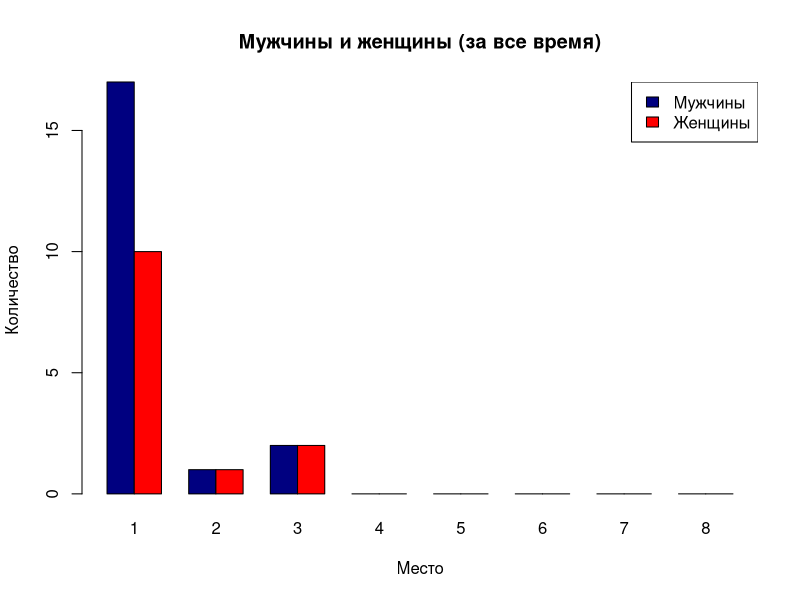
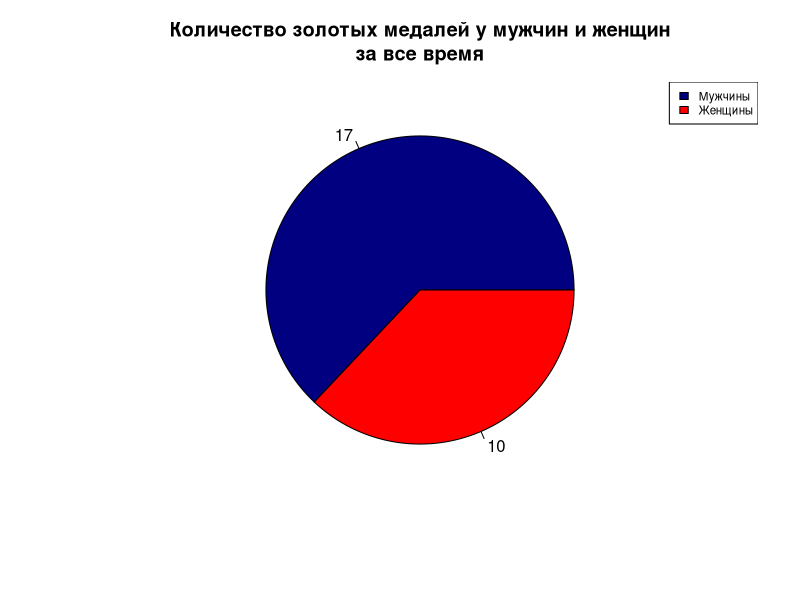
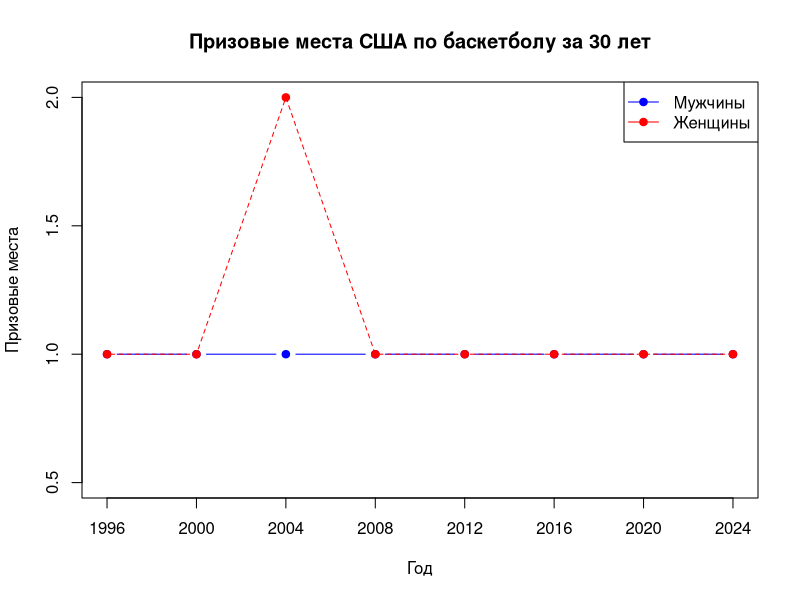
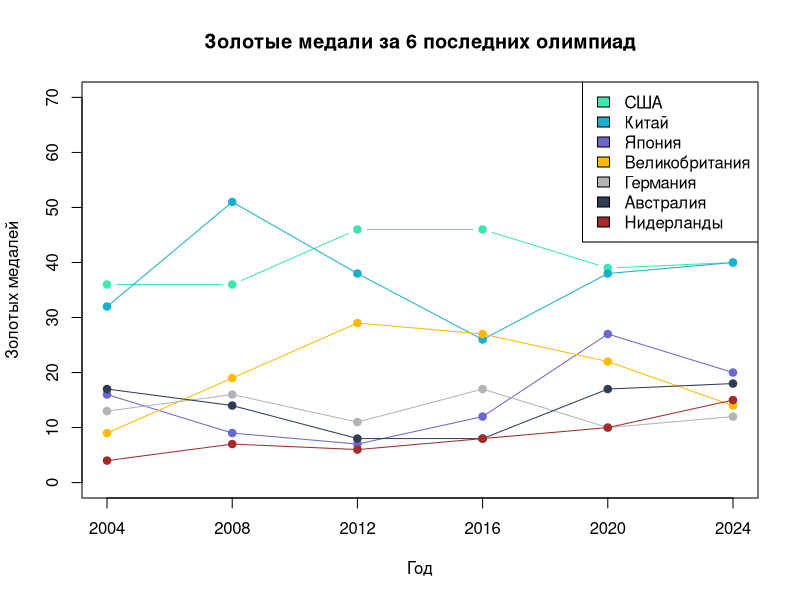
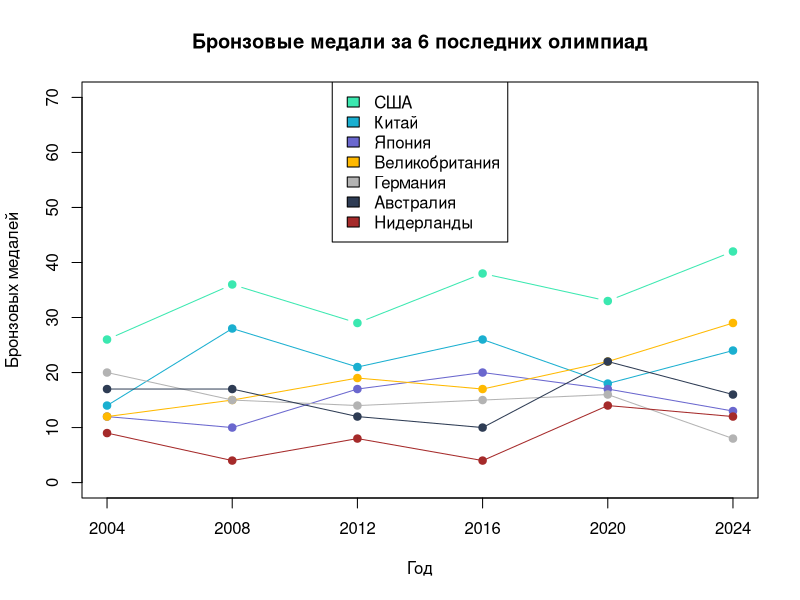
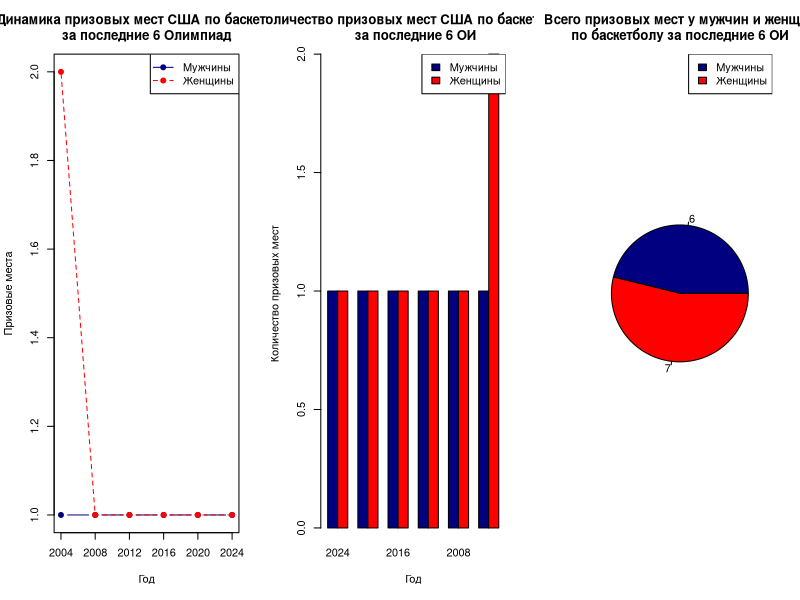

Reproduce these figures in R, in order.
library(readxl)
library(openxlsx)
setwd("C:/Users/Administrator/Desktop/study/big-data/lab3")

# 1
men <- read_excel("men.xlsx", sheet = 1)
women <- read_excel("women.xlsx", sheet = 1)

# 2
# столбчатая диаграмма
stat_men <- colSums(men[,-1])
stat_women <- colSums(women[,-1])
men_women <- rbind(stat_men, stat_women)

barplot(height = men_women, beside = TRUE, xlab = "Место", ylab = "Количество", names.arg = 1:8, col = c("navyblue", "red"), main = "Мужчины и женщины (за все время)")
legend("topright", legend = c("Мужчины", "Женщины"), fill = c("navyblue", "red"))

# круговая диаграмма
first_men <- men[, c(1, 2)][men$`1` > 0, ]
first_women <- women[, c(1, 2)][women$`1` > 0, ]

gold_men <- sum(first_men$`1`)
gold_women <- sum(first_women$`1`)
gold_sum <- c(gold_men, gold_women)

pie(gold_sum, labels = gold_sum, col = c("navyblue", "red"), cex = 1, main = "Количество золотых медалей у мужчин и женщин\nза все время")
legend("topright", cex=0.7, legend = c("Мужчины", "Женщины"), fill = c("navyblue", "red"))

# функциональный график
start_year <- max(men$year) - 30
men_30 <- men[men$year >= start_year, ]
women_30 <- women[women$year >= start_year, ]

prize_men <- data.frame(Год=men_30$year, Призовые=rowSums(men_30[, 2:4]))
prize_women <- data.frame(Год=women_30$year, Призовые=rowSums(women_30[, 2:4]))

par(mfrow=c(1,1))
plot(prize_men$Год, prize_men$Призовые, type="b", pch=19, col="blue", 
     xaxt="n", ylim=c(0.5, max(c(prize_men$Призовые, prize_women$Призовые))),
     main="Призовые места США по баскетболу за 30 лет", xlab="Год", ylab="Призовые места")
lines(prize_women$Год, prize_women$Призовые, type="o", pch=19, col="red", lty=2)
legend("topright", legend=c("Мужчины", "Женщины"), col=c("blue", "red"), lty=1, pch=19)
axis(side=1, at=prize_men$Год)

# 3
# графики изменения
gold_medals <- read_excel("gold_medals.xlsx")
bronze_medals <- read_excel("bronze_medals.xlsx")

# золото
plot(gold_medals$Год, gold_medals$США, type="b", pch=19, col="#3be8b0", xaxt="n", ylim=c(0,70), 
     xlab="Год", ylab="Золотых медалей", main="Золотые медали за 6 последних олимпиад")
lines(gold_medals$Год, gold_medals$Китай, type="o", pch=19, col="#1aafd0")
lines(gold_medals$Год, gold_medals$Япония, type="o", pch=19, col="#6a67ce")
lines(gold_medals$Год, gold_medals$Великобритания, type="o", pch=19, col="#ffb900")
lines(gold_medals$Год, gold_medals$Германия, type="o", pch=19, col="gray70")
lines(gold_medals$Год, gold_medals$Австралия, type="o", pch=19, col="#2e3c54")
lines(gold_medals$Год, gold_medals$Нидерланды, type="o", pch=19, col="brown")
axis(side=1, at=gold_medals$Год)
legend("topright", legend=c("США", "Китай", "Япония", "Великобритания", "Германия", "Австралия", "Нидерланды"), 
       fill=c("#3be8b0", "#1aafd0", "#6a67ce", "#ffb900", "gray70", "#2e3c54", "brown"))

# бронза
plot(bronze_medals$Год, bronze_medals$США, type="b", pch=19, col="#3be8b0", xaxt="n", ylim=c(0,70),
     xlab="Год", ylab="Бронзовых медалей", main="Бронзовые медали за 6 последних олимпиад")
lines(bronze_medals$Год, bronze_medals$Китай, type="o", pch=19, col="#1aafd0")
lines(bronze_medals$Год, bronze_medals$Япония, type="o", pch=19, col="#6a67ce")
lines(bronze_medals$Год, bronze_medals$Великобритания, type="o", pch=19, col="#ffb900")
lines(bronze_medals$Год, bronze_medals$Германия, type="o", pch=19, col="gray70")
lines(bronze_medals$Год, bronze_medals$Австралия, type="o", pch=19, col="#2e3c54")
lines(bronze_medals$Год, bronze_medals$Нидерланды, type="o", pch=19, col="brown")
axis(side=1, at=bronze_medals$Год)
legend("top", legend=c("США", "Китай", "Япония", "Великобритания", "Германия", "Австралия", "Нидерланды"),
       fill=c("#3be8b0", "#1aafd0", "#6a67ce", "#ffb900", "gray70", "#2e3c54", "brown"))

# 4 
# последние 6 олимпиад
latest_years <- tail(sort(unique(men$year)), 6)
men_latest <- subset(men, year %in% latest_years)
women_latest <- subset(women, year %in% latest_years)

# общее количество призовых мест
men_latest$Призовые <- rowSums(men_latest[,2:4])
women_latest$Призовые <- rowSums(women_latest[,2:4])

# итоговый датасет
prize_data <- data.frame(
  Год = men_latest$year,
  Мужчины = men_latest$Призовые,
  Женщины = women_latest$Призовые
)
write.xlsx(prize_data, "prize_data.xlsx")

par(mfrow=c(1,3))
# функциональный график
plot(prize_data$Год, prize_data$Мужчины, type="b", pch=19, col="navyblue", 
     xaxt="n", ylim=c(min(c(prize_data$Мужчины, prize_data$Женщины)), max(c(prize_data$Мужчины, prize_data$Женщины))),
     xlab="Год", ylab="Призовые места", main="Динамика призовых мест США по баскетболу\nза последние 6 Олимпиад")
lines(prize_data$Год, prize_data$Женщины, type="o", pch=19, col="red", lty=2)
axis(side=1, at=prize_data$Год)
legend("topright", legend=c("Мужчины", "Женщины"), col=c("navyblue", "red"), lty=c(1,2), pch=19)

# столбчатая диаграмма
barplot(height = t(as.matrix(prize_data[,-1])), beside = TRUE, xlab = "Год", ylab = "Количество призовых мест", 
        names.arg = prize_data$Год, col = c("navyblue", "red"), main = "Количество призовых мест США по баскетболу\n за последние 6 ОИ"
)
legend("topright", legend = c("Мужчины", "Женщины"), fill = c("navyblue", "red"))

# Круговая диаграмма
prize_6_sum <- colSums(prize_data[,-1])
pie(prize_6_sum, labels = prize_6_sum,  col = c("navyblue", "red"), main = "Всего призовых мест у мужчин и женщин\nпо баскетболу за последние 6 ОИ")
legend("topright", legend = c("Мужчины", "Женщины"), fill = c("navyblue", "red"))